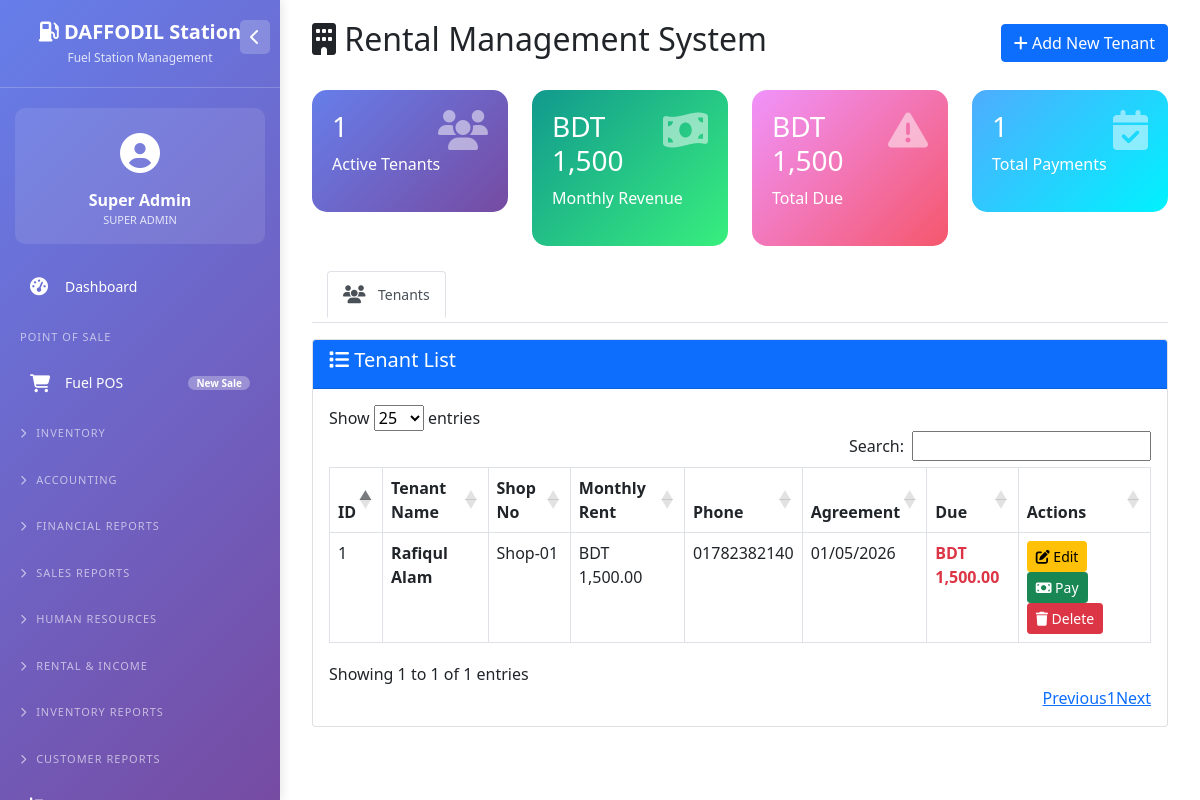
Page /rental.php (signed in) on the earlier database version.
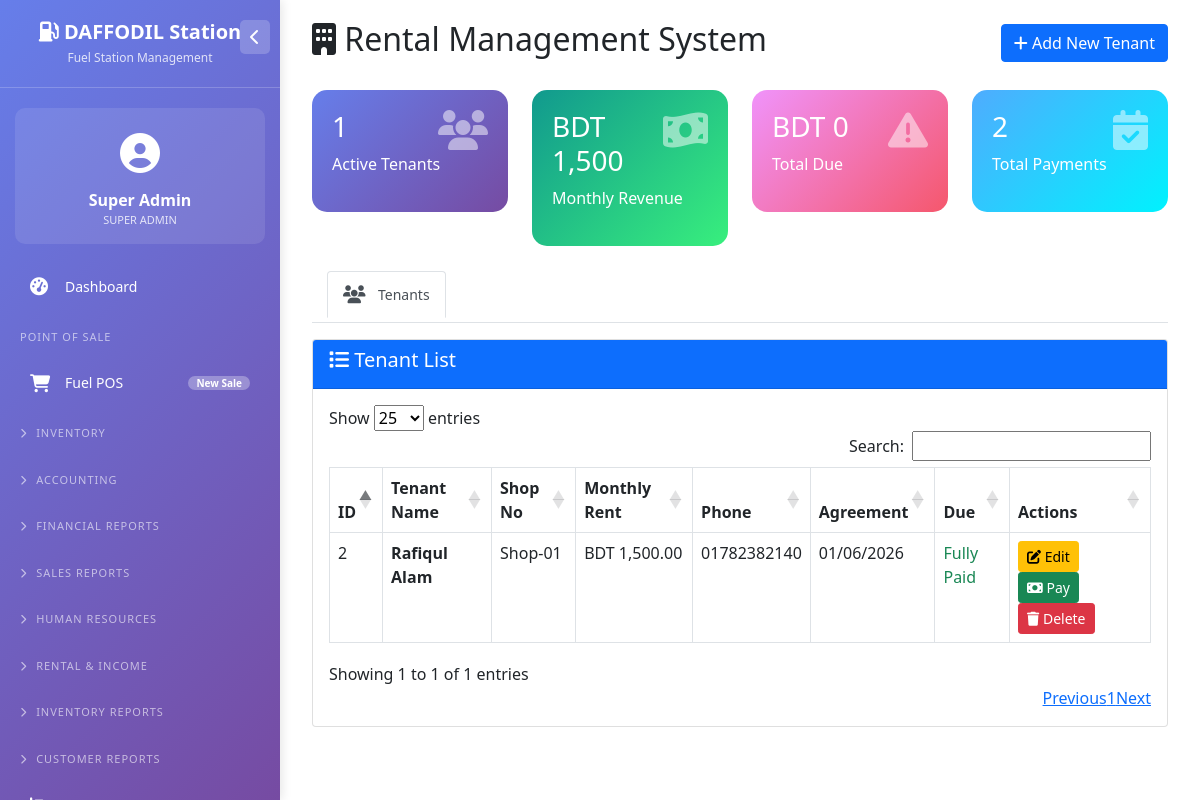
Same page on the later database version.
### tables this page shows
CREATE TABLE `tenants` (
  `id` int(11) NOT NULL,
  `tenant_name` varchar(100) NOT NULL,
  `shop_no` varchar(50) DEFAULT NULL,
  `monthly_rent` decimal(10,2) NOT NULL,
  `agreement_start` date DEFAULT NULL,
  `agreement_end` date DEFAULT NULL,
  `phone` varchar(20) DEFAULT NULL,
  `is_active` tinyint(1) DEFAULT 1,
  `email` varchar(100) DEFAULT NULL,
  `address` text DEFAULT NULL,
  `security_deposit` decimal(10,2) DEFAULT 0.00
);

### rental.php (the view, shortened to what the changed rows need)
<?php
require_once 'config/database.php';
$active_tab = isset($_GET['tab']) ? $_GET['tab'] : 'tenants';
$tenants = $pdo->query("SELECT * FROM tenants WHERE is_active = 1 ORDER BY tenant_name")->fetchAll();
$payments = $pdo->query("
    SELECT rp.*, t.tenant_name, t.shop_no, t.monthly_rent
    FROM rent_payments rp
    JOIN tenants t ON rp.tenant_id = t.id
    ORDER BY rp.payment_date DESC
    LIMIT 100
")->fetchAll();
$tenant_dues = [];
foreach($tenants as $tenant) {
    $stmt = $pdo->prepare("SELECT month, amount, late_fee FROM rent_payments WHERE tenant_id = ? ORDER BY month");
    $stmt->execute([$tenant['id']]);
    $paid_records = $stmt->fetchAll(PDO::FETCH_ASSOC);
    $paid_amount = 0;
    $paid_months_list = [];
    foreach($paid_records as $pr) {
        $paid_amount += $pr['amount'];
        $month_key = (strlen($pr['month']) == 7) ? $pr['month'] : date('Y-m', strtotime($pr['month']));
        $paid_months_list[] = $month_key;
    }
    $due_amount = 0;
    $due_months = [];
    $now = new DateTime();
    $now->modify('first day of this month');
    if($tenant['agreement_start'] && $tenant['agreement_start'] != '0000-00-00') {
        $start = new DateTime($tenant['agreement_start']);
        $start->modify('first day of this month');
    }
    $interval = $start->diff($now);
    $total_months = ($interval->y * 12) + $interval->m;
    for($i = 0; $i <= $total_months; $i++) {
        $month_date = clone $start;
        $month_date->modify("+$i months");
        $month_key = $month_date->format('Y-m');
        $is_paid = in_array($month_key, $paid_months_list);
        if(!$is_paid) {
            $due_months[] = $month_key;
            $due_amount += $tenant['monthly_rent'];
        }
    }
    $tenant_dues[$tenant['id']] = [
        'paid_amount' => $paid_amount,
        'due_amount' => $due_amount,
        'due_months' => $due_months,
        'paid_months' => $paid_months_list
    ];
}
$total_due = 0;
foreach($tenant_dues as $due) { $total_due += $due['due_amount']; }
?>
<!DOCTYPE html>
<html lang="en">
<head>
    <link href="https://cdn.jsdelivr.net/npm/bootstrap@5.1.3/dist/css/bootstrap.min.css" rel="stylesheet">
    <link rel="stylesheet" href="https://cdn.datatables.net/1.11.5/css/dataTables.bootstrap5.min.css">
    <link rel="stylesheet" href="https://cdnjs.cloudflare.com/ajax/libs/font-awesome/6.4.0/css/all.min.css">
</head>
<body>
    <?php include 'left_menu.php'; ?>
    <div class="main-content">
        <div class="container-fluid">
            <div class="d-flex justify-content-between align-items-center mb-4">
                <h2><i class="fas fa-building"></i> Rental Management System</h2>
            </div>
            <div class="row">
                <div class="col-md-3">
                    <div class="stats-card" style="background: linear-gradient(135deg, #f093fb 0%, #f5576c 100%);">
                        <i class="fas fa-exclamation-triangle"></i>
                        <h3>BDT <?php echo number_format($total_due, 0); ?></h3>
                        <p>Total Due</p>
                    </div>
                </div>
                <div class="col-md-3">
                    <div class="stats-card" style="background: linear-gradient(135deg, #4facfe 0%, #00f2fe 100%);">
                        <i class="fas fa-calendar-check"></i>
                        <h3><?php echo count($payments); ?></h3>
                        <p>Total Payments</p>
                    </div>
                </div>
            </div>
            <?php if($active_tab == 'tenants'): ?>
            <div class="card">
                <div class="card-body">
                    <div class="table-responsive">
                        <table class="table table-bordered" id="tenantsTable">
                            <thead>
                                <tr>
                                    <th>ID</th>
                                    <th>Tenant Name</th>
                                    <th>Shop No</th>
                                    <th>Monthly Rent</th>
                                    <th>Phone</th>
                                    <th>Agreement</th>
                                    <th>Due</th>
                                    <th>Actions</th>
                                </tr>
                            </thead>
                            <tbody>
                                <?php foreach($tenants as $tenant): ?>
                                <?php $due = isset($tenant_dues[$tenant['id']]['due_amount']) ? $tenant_dues[$tenant['id']]['due_amount'] : 0; ?>
                                <tr>
                                    <td><?php echo $tenant['id']; ?></td>
                                    <td><strong><?php echo htmlspecialchars($tenant['tenant_name']); ?></strong></td>
                                    <td><?php echo htmlspecialchars($tenant['shop_no']); ?></td>
                                    <td>BDT <?php echo number_format($tenant['monthly_rent'], 2); ?></td>
                                    <td><?php echo htmlspecialchars($tenant['phone']); ?></td>
                                    <td><?php echo $tenant['agreement_start'] && $tenant['agreement_start'] != '0000-00-00' ? date('d/m/Y', strtotime($tenant['agreement_start'])) : '-'; ?></td>
                                    <td class="<?php echo $due > 0 ? 'text-danger fw-bold' : 'text-success'; ?>">
                                        <?php echo $due > 0 ? 'BDT ' . number_format($due, 2) : 'Fully Paid'; ?>
                                    </td>
                                    <td>
                                        <button class="btn btn-sm btn-warning" onclick="editTenant(
                                            <?php echo $tenant['id']; ?>,
                                            '<?php echo addslashes($tenant['tenant_name']); ?>',
                                            '<?php echo addslashes($tenant['shop_no']); ?>',
                                            <?php echo $tenant['monthly_rent']; ?>,
                                            '<?php echo $tenant['agreement_start']; ?>',
                                            '<?php echo $tenant['agreement_end']; ?>',
                                            '<?php echo $tenant['phone']; ?>',
                                            '<?php echo $tenant['email']; ?>',
                                            '<?php echo addslashes($tenant['address']); ?>',
                                            <?php echo $tenant['security_deposit']; ?>
                                        )">
                                            <i class="fas fa-edit"></i> Edit
                                        </button>
                                        <button class="btn btn-sm btn-success" onclick="recordPayment(<?php echo $tenant['id']; ?>, '<?php echo addslashes($tenant['tenant_name']); ?>', <?php echo $tenant['monthly_rent']; ?>)">
                                            <i class="fas fa-money-bill"></i> Pay
                                        </button>
                                        <a href="?delete_id=<?php echo $tenant['id']; ?>" class="btn btn-sm btn-danger" onclick="return confirm('Deactivate this tenant?')">
                                            <i class="fas fa-trash"></i> Delete
                                        </a>
                                     </td>
                                 </tr>
                                <?php endforeach; ?>
                            </tbody>
                        </table>
                    </div>
                </div>
            </div>
            <?php endif; ?>
        </div>
    </div>
</body>
</html>

Differences in the rows shown:
no longer on this page (row edited): tenants: id "1", tenant_name "Rafiqul Alam", shop_no "Shop-01", monthly_rent "1,500.00", phone "01782382140", agreement_start "01/05/2026", id "1,500.00"
added tenants: id "2", tenant_name "Rafiqul Alam", shop_no "Shop-01", monthly_rent "1,500.00", phone "01782382140", agreement_start "01/06/2026", shows "Fully Paid"
Other differences:
$total_due: "1,500" → "0"
count($payments): "1" → "2"
